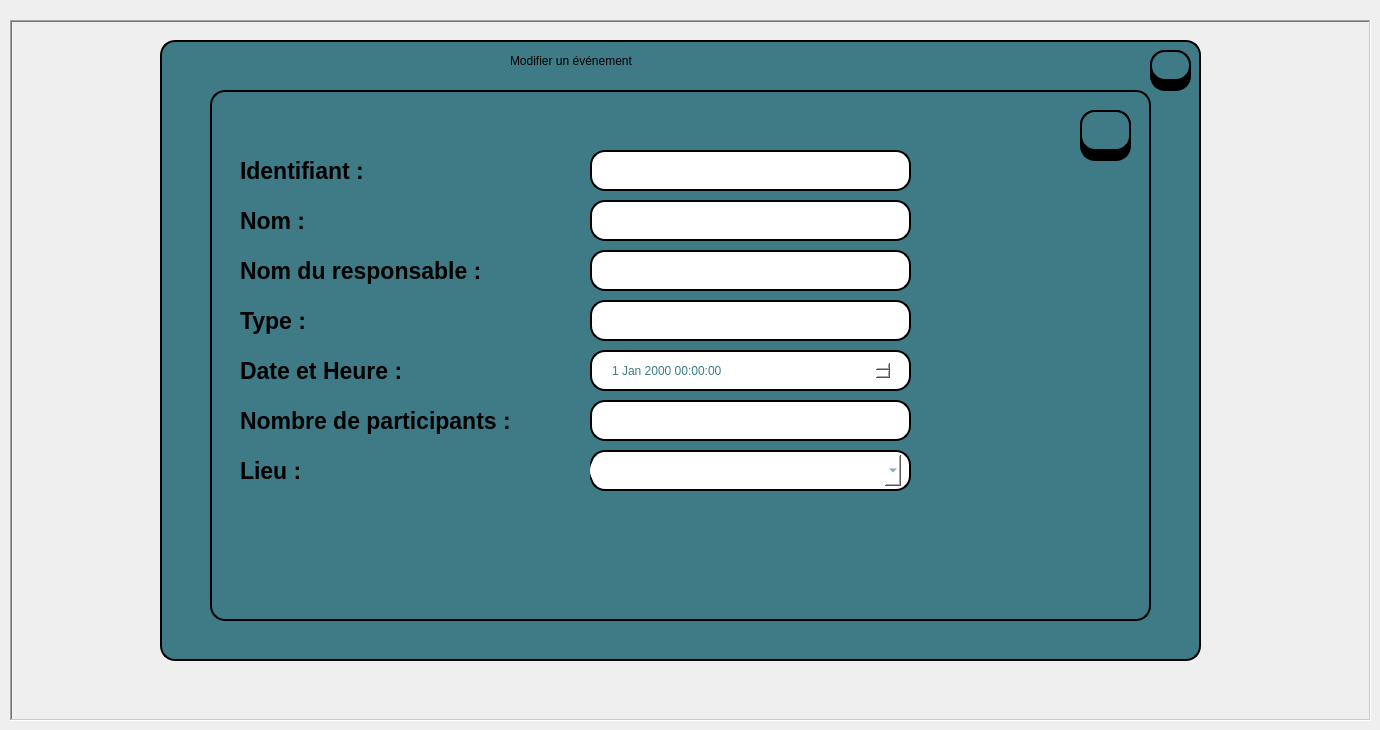
     <widget class="QWidget" name="tab_6">
      <attribute name="title">
       <string>Page</string>
      </attribute>
      <widget class="QTableView" name="tableView_35">
       <property name="geometry">
        <rect>
         <x>160</x>
         <y>40</y>
         <width>1041</width>
         <height>621</height>
        </rect>
       </property>
       <property name="styleSheet">
        <string notr="true">background-color: rgb(63, 123, 134);
border: 2px solid #000000;
border-radius: 15px;</string>
       </property>
      </widget>
      <widget class="QLabel" name="label_132">
       <property name="geometry">
        <rect>
         <x>510</x>
         <y>40</y>
         <width>471</width>
         <height>41</height>
        </rect>
       </property>
       <property name="styleSheet">
        <string notr="true">font: 600 22pt &quot;Segoe UI&quot;;
color: rgb(0, 0, 0);</string>
       </property>
       <property name="text">
        <string>Modifier un événement</string>
       </property>
      </widget>
      <widget class="QLabel" name="label_133">
       <property name="geometry">
        <rect>
         <x>260</x>
         <y>150</y>
         <width>181</width>
         <height>41</height>
        </rect>
       </property>
       <property name="font">
        <font>
         <family>Segoe UI</family>
         <pointsize>17</pointsize>
         <italic>false</italic>
         <bold>true</bold>
        </font>
       </property>
       <property name="text">
        <string>Identifiant :</string>
       </property>
      </widget>
      <widget class="QTableView" name="tableView_36">
       <property name="geometry">
        <rect>
         <x>210</x>
         <y>90</y>
         <width>941</width>
         <height>531</height>
        </rect>
       </property>
       <property name="styleSheet">
        <string notr="true">background-color: rgb(63, 123, 134);
border: 2px solid #000000;
border-radius: 15px;</string>
       </property>
      </widget>
      <widget class="QLabel" name="label_201">
       <property name="geometry">
        <rect>
         <x>240</x>
         <y>150</y>
         <width>181</width>
         <height>41</height>
        </rect>
       </property>
       <property name="font">
        <font>
         <family>Segoe UI</family>
         <pointsize>17</pointsize>
         <italic>false</italic>
         <bold>true</bold>
        </font>
       </property>
       <property name="text">
        <string>Identifiant :</string>
       </property>
      </widget>
      <widget class="QLabel" name="label_202">
       <property name="geometry">
        <rect>
         <x>240</x>
         <y>200</y>
         <width>181</width>
         <height>41</height>
        </rect>
       </property>
       <property name="font">
        <font>
         <family>Segoe UI</family>
         <pointsize>17</pointsize>
         <italic>false</italic>
         <bold>true</bold>
        </font>
       </property>
       <property name="text">
        <string>Nom :</string>
       </property>
      </widget>
      <widget class="QLabel" name="label_203">
       <property name="geometry">
        <rect>
         <x>240</x>
         <y>250</y>
         <width>381</width>
         <height>41</height>
        </rect>
       </property>
       <property name="font">
        <font>
         <family>Segoe UI</family>
         <pointsize>17</pointsize>
         <italic>false</italic>
         <bold>true</bold>
        </font>
       </property>
       <property name="text">
        <string>Nom du responsable :</string>
       </property>
      </widget>
      <widget class="QLineEdit" name="lineEdit_104">
       <property name="geometry">
        <rect>
         <x>1150</x>
         <y>50</y>
         <width>41</width>
         <height>41</height>
        </rect>
       </property>
       <property name="styleSheet">
        <string notr="true">background-color:rgb(0, 0, 0);
border: 2px solid #000000;
border-radius: 15px;
</string>
       </property>
      </widget>
      <widget class="QPushButton" name="Quit_13">
       <property name="geometry">
        <rect>
         <x>1150</x>
         <y>50</y>
         <width>41</width>
         <height>31</height>
        </rect>
       </property>
       <property name="font">
        <font>
         <pointsize>12</pointsize>
         <bold>true</bold>
        </font>
       </property>
       <property name="styleSheet">
        <string notr="true">background-color:rgb(63, 123, 134);
border: 2px solid #000000;
border-radius: 15px;
</string>
       </property>
       <property name="text">
        <string/>
       </property>
       <property name="icon">
        <iconset theme="QIcon::ThemeIcon::ApplicationExit"/>
       </property>
       <property name="iconSize">
        <size>
         <width>25</width>
         <height>20</height>
        </size>
       </property>
      </widget>
      <widget class="QLabel" name="label_204">
       <property name="geometry">
        <rect>
         <x>240</x>
         <y>300</y>
         <width>181</width>
         <height>41</height>
        </rect>
       </property>
       <property name="font">
        <font>
         <family>Segoe UI</family>
         <pointsize>17</pointsize>
         <italic>false</italic>
         <bold>true</bold>
        </font>
       </property>
       <property name="text">
        <string>Type :</string>
       </property>
      </widget>
      <widget class="QLabel" name="label_205">
       <property name="geometry">
        <rect>
         <x>240</x>
         <y>350</y>
         <width>181</width>
         <height>41</height>
        </rect>
       </property>
       <property name="font">
        <font>
         <family>Segoe UI</family>
         <pointsize>17</pointsize>
         <italic>false</italic>
         <bold>true</bold>
        </font>
       </property>
       <property name="text">
        <string>Date et Heure :</string>
       </property>
      </widget>
      <widget class="QLabel" name="label_206">
       <property name="geometry">
        <rect>
         <x>240</x>
         <y>400</y>
         <width>331</width>
         <height>41</height>
        </rect>
       </property>
       <property name="font">
        <font>
         <family>Segoe UI</family>
         <pointsize>17</pointsize>
         <italic>false</italic>
         <bold>true</bold>
        </font>
       </property>
       <property name="text">
        <string>Nombre de participants :</string>
       </property>
      </widget>
      <widget class="QLabel" name="label_207">
       <property name="geometry">
        <rect>
         <x>240</x>
         <y>450</y>
         <width>181</width>
         <height>41</height>
        </rect>
       </property>
       <property name="font">
        <font>
         <family>Segoe UI</family>
         <pointsize>17</pointsize>
         <italic>false</italic>
         <bold>true</bold>
        </font>
       </property>
       <property name="text">
        <string>Lieu :</string>
       </property>
      </widget>
      <widget class="QLineEdit" name="lineEdit_mid">
       <property name="geometry">
        <rect>
         <x>590</x>
         <y>150</y>
         <width>321</width>
         <height>41</height>
        </rect>
       </property>
       <property name="autoFillBackground">
        <bool>false</bool>
       </property>
       <property name="styleSheet">
        <string notr="true">border: 2px solid #000000;
border-radius: 15px;
background-color: rgb(255, 255, 255);</string>
       </property>
       <property name="readOnly">
        <bool>true</bool>
       </property>
      </widget>
      <widget class="QLineEdit" name="lineEdit_mnom">
       <property name="geometry">
        <rect>
         <x>590</x>
         <y>200</y>
         <width>321</width>
         <height>41</height>
        </rect>
       </property>
       <property name="styleSheet">
        <string notr="true">border: 2px solid #000000;
border-radius: 15px;
background-color: rgb(255, 255, 255);</string>
       </property>
      </widget>
      <widget class="QLineEdit" name="lineEdit_mnomR">
       <property name="geometry">
        <rect>
         <x>590</x>
         <y>250</y>
         <width>321</width>
         <height>41</height>
        </rect>
       </property>
       <property name="styleSheet">
        <string notr="true">border: 2px solid #000000;
border-radius: 15px;
background-color: rgb(255, 255, 255);</string>
       </property>
      </widget>
      <widget class="QLineEdit" name="lineEdit_mtype">
       <property name="geometry">
        <rect>
         <x>590</x>
         <y>300</y>
         <width>321</width>
         <height>41</height>
        </rect>
       </property>
       <property name="styleSheet">
        <string notr="true">border: 2px solid #000000;
border-radius: 15px;
background-color: rgb(255, 255, 255);</string>
       </property>
      </widget>
      <widget class="QLineEdit" name="lineEdit_799">
       <property name="geometry">
        <rect>
         <x>590</x>
         <y>350</y>
         <width>321</width>
         <height>41</height>
        </rect>
       </property>
       <property name="styleSheet">
        <string notr="true">border: 2px solid #000000;
border-radius: 15px;
background-color: rgb(255, 255, 255);</string>
       </property>
      </widget>
      <widget class="QLineEdit" name="lineEdit_mnbrp">
       <property name="geometry">
        <rect>
         <x>590</x>
         <y>400</y>
         <width>321</width>
         <height>41</height>
        </rect>
       </property>
       <property name="styleSheet">
        <string notr="true">border: 2px solid #000000;
border-radius: 15px;
background-color: rgb(255, 255, 255);</string>
       </property>
      </widget>
      <widget class="QDateTimeEdit" name="date_mevent">
       <property name="geometry">
        <rect>
         <x>610</x>
         <y>360</y>
         <width>281</width>
         <height>21</height>
        </rect>
       </property>
       <property name="styleSheet">
        <string notr="true">border-radius: 15px;
background-color: rgb(255, 255, 255);
color: rgb(63, 123, 134);</string>
       </property>
      </widget>
      <widget class="QLineEdit" name="lineEdit_62">
       <property name="geometry">
        <rect>
         <x>1080</x>
         <y>110</y>
         <width>51</width>
         <height>51</height>
        </rect>
       </property>
       <property name="styleSheet">
        <string notr="true">background-color:rgb(0, 0, 0);
border: 2px solid #000000;
border-radius: 15px;
</string>
       </property>
      </widget>
      <widget class="QPushButton" name="sauvegarderevent">
       <property name="geometry">
        <rect>
         <x>1080</x>
         <y>110</y>
         <width>51</width>
         <height>41</height>
        </rect>
       </property>
       <property name="font">
        <font>
         <pointsize>12</pointsize>
         <bold>true</bold>
        </font>
       </property>
       <property name="styleSheet">
        <string notr="true">background-color:rgb(63, 123, 134);
border: 2px solid #000000;
border-radius: 15px;
color: rgb(0, 0, 0);</string>
       </property>
       <property name="text">
        <string/>
       </property>
       <property name="icon">
        <iconset resource="image.qrc">
         <normaloff>:/save.png</normaloff>:/save.png</iconset>
       </property>
       <property name="iconSize">
        <size>
         <width>25</width>
         <height>26</height>
        </size>
       </property>
       <property name="flat">
        <bool>true</bool>
       </property>
      </widget>
      <widget class="QLabel" name="label_49">
       <property name="geometry">
        <rect>
         <x>10</x>
         <y>20</y>
         <width>1361</width>
         <height>701</height>
        </rect>
       </property>
       <property name="font">
        <font>
         <pointsize>1</pointsize>
        </font>
       </property>
       <property name="frameShape">
        <enum>QFrame::Shape::WinPanel</enum>
       </property>
       <property name="frameShadow">
        <enum>QFrame::Shadow::Sunken</enum>
       </property>
       <property name="lineWidth">
        <number>2</number>
       </property>
       <property name="midLineWidth">
        <number>0</number>
       </property>
       <property name="text">
        <string/>
       </property>
      </widget>
      <widget class="QComboBox" name="boxlieu_2">
       <property name="geometry">
        <rect>
         <x>590</x>
         <y>455</y>
         <width>311</width>
         <height>31</height>
        </rect>
       </property>
       <property name="styleSheet">
        <string notr="true">border-radius: 15px;
background-color: rgb(255, 255, 255);
color: rgb(63, 123, 134);</string>
       </property>
      </widget>
      <widget class="QLineEdit" name="lineEdit_mlieu">
       <property name="enabled">
        <bool>false</bool>
       </property>
       <property name="geometry">
        <rect>
         <x>590</x>
         <y>450</y>
         <width>321</width>
         <height>41</height>
        </rect>
       </property>
       <property name="styleSheet">
        <string notr="true">border: 2px solid #000000;
border-radius: 15px;
background-color: rgb(255, 255, 255);</string>
       </property>
      </widget>
      <zorder>label_49</zorder>
      <zorder>tableView_35</zorder>
      <zorder>label_132</zorder>
      <zorder>label_133</zorder>
      <zorder>tableView_36</zorder>
      <zorder>label_201</zorder>
      <zorder>label_202</zorder>
      <zorder>label_203</zorder>
      <zorder>lineEdit_104</zorder>
      <zorder>Quit_13</zorder>
      <zorder>label_204</zorder>
      <zorder>label_205</zorder>
      <zorder>label_206</zorder>
      <zorder>label_207</zorder>
      <zorder>lineEdit_mid</zorder>
      <zorder>lineEdit_mnom</zorder>
      <zorder>lineEdit_mnomR</zorder>
      <zorder>lineEdit_mtype</zorder>
      <zorder>lineEdit_799</zorder>
      <zorder>lineEdit_mnbrp</zorder>
      <zorder>date_mevent</zorder>
      <zorder>lineEdit_62</zorder>
      <zorder>sauvegarderevent</zorder>
      <zorder>lineEdit_mlieu</zorder>
      <zorder>boxlieu_2</zorder>
     </widget>
